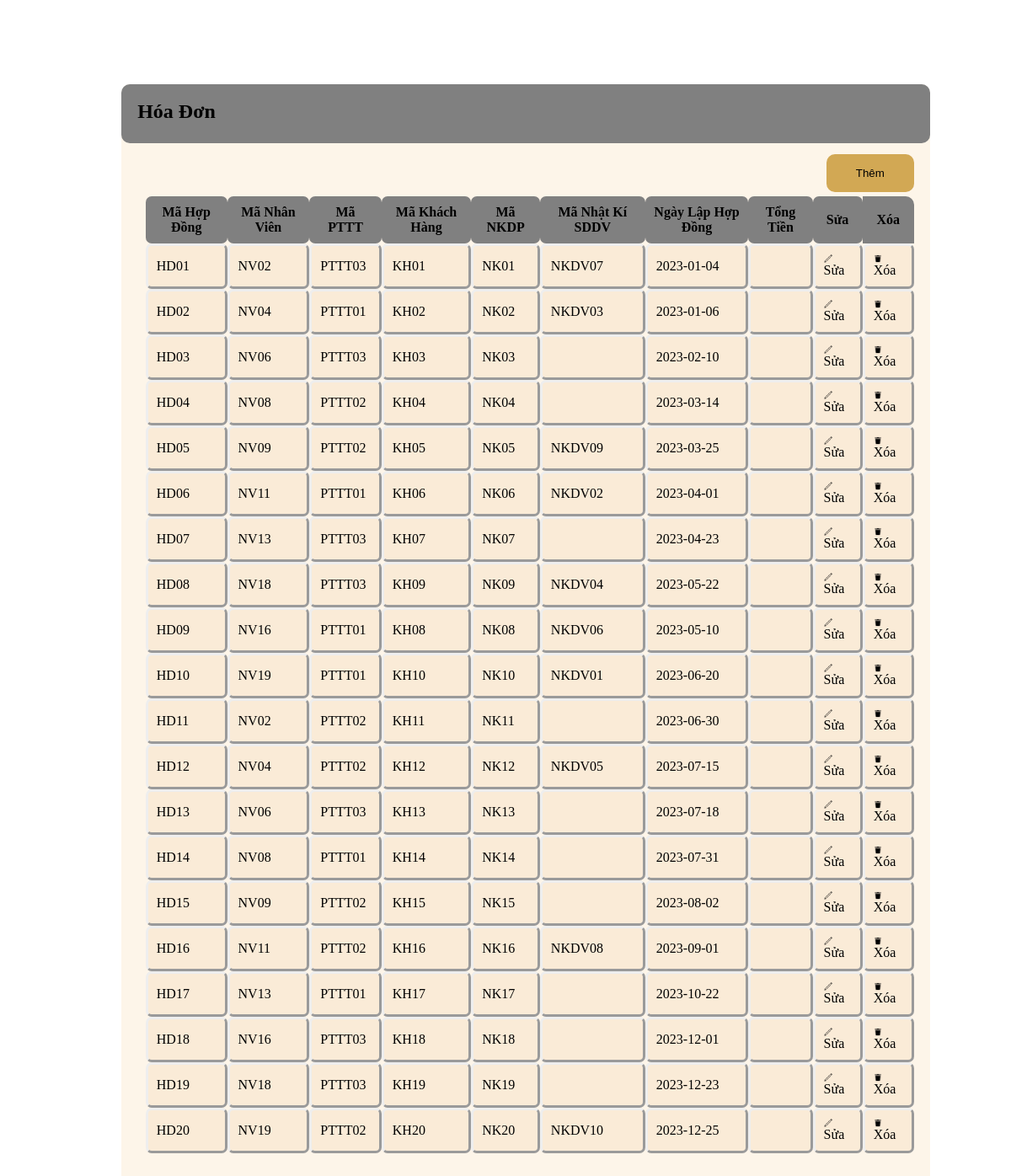
The page /quantri/admin/admin_hoadon.php on the database its author committed.
### tables this page shows
create table HOADON(
    MA_HD varchar(10) primary key not null,
    MA_NV varchar(10) not null ,
    FOREIGN KEY (MA_NV) REFERENCES NHANVIEN(MA_NV),
    MA_PTTT varchar(10) not null ,
    FOREIGN KEY (MA_PTTT) REFERENCES PTTT(MA_PTTT),
    MA_KH varchar(10) ,
    FOREIGN KEY (MA_KH) REFERENCES KHACHHANG(MA_KH),
    MA_NKDP varchar(10) ,
    FOREIGN KEY (MA_NKDP) REFERENCES NHATKIDATPHONG(MA_NKDP),
    MA_NKSD_DICHVU varchar(10),
    FOREIGN KEY (MA_NKSD_DICHVU) REFERENCES NKSD_DICHVU(MA_NKSD_DICHVU),
    NGAYLAP_HD date not null,
    TONGTIEN float
);

### quantri/admin/admin_hoadon.php (the view, shortened to what this page needs)
<?php
$link=new mysqli("localhost", "root","","khachsan");
$sql="select * from HOADON";
$result=$link->query($sql);
?>
<div class="layout_danhmuc">
    <div class="danhmuc"><h2 style="margin: 2% 0 0 2%"> Hóa Đơn </h2>
      <button>Thêm</button>
<table>
    <tr>
        <th> Mã Hợp Đồng </th>
        <th> Mã Nhân Viên </th>
        <th> Mã PTTT </th>
        <th> Mã Khách Hàng </th>
        <th> Mã NKDP </th>
        <th> Mã Nhật Kí SDDV </th>
        <th> Ngày Lập Hợp Đồng </th>
        <th> Tổng Tiền </th>
        <th> Sửa </th>
        <th style="border-radius: 0 10px 0 0">Xóa</th>
</tr>
<?php
while ($row=$result->fetch_assoc())
{
 ?>
<tr>
    <td> <?php echo $row["MA_HD"];?></td>
    <td> <?php echo $row["MA_NV"];?></td>
    <td> <?php echo $row["MA_PTTT"];?></td>
    <td> <?php echo $row["MA_KH"];?></td>
    <td> <?php echo $row["MA_NKDP"];?></td>
    <td> <?php echo $row["MA_NKSD_DICHVU"];?></td>
    <td> <?php echo $row["NGAYLAP_HD"];?></td>
    <td> <?php echo $row["TONGTIEN"];?></td>
    <td><a href=""><img src="../img/icon/edit.png"  width="10px" height="10px"> Sửa</a></td>
    <td><a href=""><img src="../img/icon/delete.png" width="10px" height="10px"> Xóa</a></td>
<tr>
<tr>
<?php
 }
?>
</table>

### quantri/admin/admin_hoadon.php (style rules this page uses)
.layout_danhmuc { width: 80%; position: absolute; background-color: rgb(253, 245, 233); top:10%; right:8%; height: 2100px; top:100px; border-radius: 10px; }
.danhmuc { width: 100%; height: 70px; background-color: gray; border-radius: 10px; position: absolute; top:0px; }
button { padding: 15px 35px; position: absolute; right: 2%; top: 83px; border: none; background-color: rgb(210, 168, 84); border-radius: 10px; cursor: pointer; }
table { width: 95%; margin: 9% 10% 0 3%; border-radius: 10px; border-spacing: 0; border-collapse: separate; top:10px; }
th { background-color: gray; padding: 10px; border-radius: 7px; }
td { background-color:antiquewhite; border-style:outset; padding: 10px; border-radius: 7px; }
a { text-decoration: none; color: black; }

### rows shown on the page
hoadon: MA_HD "HD01", MA_NV "NV02", MA_PTTT "PTTT03", MA_KH "KH01", MA_NKDP "NK01", MA_NKSD_DICHVU "NKDV07", NGAYLAP_HD "2023-01-04"
hoadon: MA_HD "HD02", MA_NV "NV04", MA_PTTT "PTTT01", MA_KH "KH02", MA_NKDP "NK02", MA_NKSD_DICHVU "NKDV03", NGAYLAP_HD "2023-01-06"
hoadon: MA_HD "HD03", MA_NV "NV06", MA_PTTT "PTTT03", MA_KH "KH03", MA_NKDP "NK03", NGAYLAP_HD "2023-02-10"
hoadon: MA_HD "HD04", MA_NV "NV08", MA_PTTT "PTTT02", MA_KH "KH04", MA_NKDP "NK04", NGAYLAP_HD "2023-03-14"
hoadon: MA_HD "HD05", MA_NV "NV09", MA_PTTT "PTTT02", MA_KH "KH05", MA_NKDP "NK05", MA_NKSD_DICHVU "NKDV09", NGAYLAP_HD "2023-03-25"
hoadon: MA_HD "HD06", MA_NV "NV11", MA_PTTT "PTTT01", MA_KH "KH06", MA_NKDP "NK06", MA_NKSD_DICHVU "NKDV02", NGAYLAP_HD "2023-04-01"
hoadon: MA_HD "HD07", MA_NV "NV13", MA_PTTT "PTTT03", MA_KH "KH07", MA_NKDP "NK07", NGAYLAP_HD "2023-04-23"
hoadon: MA_HD "HD08", MA_NV "NV18", MA_PTTT "PTTT03", MA_KH "KH09", MA_NKDP "NK09", MA_NKSD_DICHVU "NKDV04", NGAYLAP_HD "2023-05-22"
hoadon: MA_HD "HD09", MA_NV "NV16", MA_PTTT "PTTT01", MA_KH "KH08", MA_NKDP "NK08", MA_NKSD_DICHVU "NKDV06", NGAYLAP_HD "2023-05-10"
hoadon: MA_HD "HD10", MA_NV "NV19", MA_PTTT "PTTT01", MA_KH "KH10", MA_NKDP "NK10", MA_NKSD_DICHVU "NKDV01", NGAYLAP_HD "2023-06-20"
hoadon: MA_HD "HD11", MA_NV "NV02", MA_PTTT "PTTT02", MA_KH "KH11", MA_NKDP "NK11", NGAYLAP_HD "2023-06-30"
hoadon: MA_HD "HD12", MA_NV "NV04", MA_PTTT "PTTT02", MA_KH "KH12", MA_NKDP "NK12", MA_NKSD_DICHVU "NKDV05", NGAYLAP_HD "2023-07-15"
hoadon: MA_HD "HD13", MA_NV "NV06", MA_PTTT "PTTT03", MA_KH "KH13", MA_NKDP "NK13", NGAYLAP_HD "2023-07-18"
hoadon: MA_HD "HD14", MA_NV "NV08", MA_PTTT "PTTT01", MA_KH "KH14", MA_NKDP "NK14", NGAYLAP_HD "2023-07-31"
hoadon: MA_HD "HD15", MA_NV "NV09", MA_PTTT "PTTT02", MA_KH "KH15", MA_NKDP "NK15", NGAYLAP_HD "2023-08-02"
hoadon: MA_HD "HD16", MA_NV "NV11", MA_PTTT "PTTT02", MA_KH "KH16", MA_NKDP "NK16", MA_NKSD_DICHVU "NKDV08", NGAYLAP_HD "2023-09-01"
hoadon: MA_HD "HD17", MA_NV "NV13", MA_PTTT "PTTT01", MA_KH "KH17", MA_NKDP "NK17", NGAYLAP_HD "2023-10-22"
hoadon: MA_HD "HD18", MA_NV "NV16", MA_PTTT "PTTT03", MA_KH "KH18", MA_NKDP "NK18", NGAYLAP_HD "2023-12-01"
hoadon: MA_HD "HD19", MA_NV "NV18", MA_PTTT "PTTT03", MA_KH "KH19", MA_NKDP "NK19", NGAYLAP_HD "2023-12-23"
hoadon: MA_HD "HD20", MA_NV "NV19", MA_PTTT "PTTT02", MA_KH "KH20", MA_NKDP "NK20", MA_NKSD_DICHVU "NKDV10", NGAYLAP_HD "2023-12-25"
